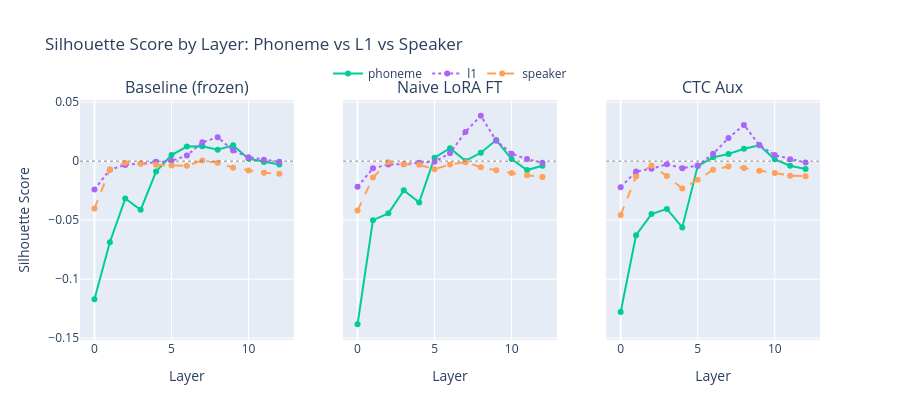

Notebook cell for this chart:
### Code cell
# ── 3b. Silhouette cross-label comparison (all three on same axes per model) ──
LABEL_COLORS = {"phoneme": "#00CC96", "l1": "#AB63FA", "speaker": "#FFA15A"}
LABEL_DASH   = {"phoneme": "solid",   "l1": "dot",     "speaker": "dash"}

fig = make_subplots(rows=1, cols=len(MODELS),
                    subplot_titles=[MODEL_STYLES.get(k, {}).get("label", k) for k in MODELS],
                    shared_yaxes=True)
for ci, key in enumerate(MODELS):
    for lt in LABEL_TYPES:
        sub = df[(df["model"] == key) & (df["label_type"] == lt)].sort_values("layer")
        fig.add_trace(go.Scatter(
            x=sub["layer"], y=sub["silhouette"],
            name=lt, legendgroup=lt, showlegend=(ci == 0),
            mode="lines+markers",
            line=dict(color=LABEL_COLORS[lt], dash=LABEL_DASH[lt], width=2),
        ), row=1, col=ci + 1)
fig.add_hline(y=0, line_dash="dot", line_color="gray", line_width=1)
fig.update_xaxes(title_text="Layer")
fig.update_yaxes(title_text="Silhouette Score", col=1)
fig.update_layout(
    title="Silhouette Score by Layer: Phoneme vs L1 vs Speaker",
    height=420,
    legend=dict(orientation="h", yanchor="bottom", y=1.05, xanchor="center", x=0.5),
)
fig.show()

### Figure 1 — Plotly figure (JSON) as saved in the notebook; plotly's stock layout.template omitted (floating-point values rounded to 4 significant figures)
{"data": [{"legendgroup": "phoneme", "line": {"color": "#00CC96", "dash": "solid", "width": 2}, "mode": "lines+markers", "name": "phoneme", "showlegend": true, "type": "scatter", "x": [0, 1, 2, 3, 4, 5, 6, 7, 8, 9, 10, 11, 12], "xaxis": "x", "y": [-0.117, -0.06866, -0.0317, -0.04126, -0.008838, 0.005162, 0.01229, 0.01262, 0.009674, 0.01338, 0.001925, -0.0007423, -0.002853], "yaxis": "y"}, {"legendgroup": "l1", "line": {"color": "#AB63FA", "dash": "dot", "width": 2}, "mode": "lines+markers", "name": "l1", "showlegend": true, "type": "scatter", "x": [0, 1, 2, 3, 4, 5, 6, 7, 8, 9, 10, 11, 12], "xaxis": "x", "y": [-0.02412, -0.00725, -0.003206, -0.002101, -0.0005322, 0.0002192, 0.004824, 0.01591, 0.02027, 0.008971, 0.003345, 0.001119, -0.0006156], "yaxis": "y"}, {"legendgroup": "speaker", "line": {"color": "#FFA15A", "dash": "dash", "width": 2}, "mode": "lines+markers", "name": "speaker", "showlegend": true, "type": "scatter", "x": [0, 1, 2, 3, 4, 5, 6, 7, 8, 9, 10, 11, 12], "xaxis": "x", "y": [-0.04016, -0.006913, -0.001464, -0.001985, -0.003072, -0.003768, -0.003976, 0.0006294, -0.001459, -0.005521, -0.008017, -0.009878, -0.0106], "yaxis": "y"}, {"legendgroup": "phoneme", "line": {"color": "#00CC96", "dash": "solid", "width": 2}, "mode": "lines+markers", "name": "phoneme", "showlegend": false, "type": "scatter", "x": [0, 1, 2, 3, 4, 5, 6, 7, 8, 9, 10, 11, 12], "xaxis": "x2", "y": [-0.1381, -0.05002, -0.04423, -0.02477, -0.03496, 0.002924, 0.01091, 0.0001904, 0.007077, 0.01782, 0.001737, -0.00757, -0.003943], "yaxis": "y2"}, {"legendgroup": "l1", "line": {"color": "#AB63FA", "dash": "dot", "width": 2}, "mode": "lines+markers", "name": "l1", "showlegend": false, "type": "scatter", "x": [0, 1, 2, 3, 4, 5, 6, 7, 8, 9, 10, 11, 12], "xaxis": "x2", "y": [-0.02166, -0.006125, -0.002797, -0.002603, -0.00138, -0.0004604, 0.00666, 0.02474, 0.03841, 0.01724, 0.006268, 0.001784, -0.001391], "yaxis": "y2"}, {"legendgroup": "speaker", "line": {"color": "#FFA15A", "dash": "dash", "width": 2}, "mode": "lines+markers", "name": "speaker", "showlegend": false, "type": "scatter", "x": [0, 1, 2, 3, 4, 5, 6, 7, 8, 9, 10, 11, 12], "xaxis": "x2", "y": [-0.04184, -0.01381, -0.000864, -0.002695, -0.003154, -0.006808, -0.002906, -0.000859, -0.005249, -0.007719, -0.01015, -0.01191, -0.0135], "yaxis": "y2"}, {"legendgroup": "phoneme", "line": {"color": "#00CC96", "dash": "solid", "width": 2}, "mode": "lines+markers", "name": "phoneme", "showlegend": false, "type": "scatter", "x": [0, 1, 2, 3, 4, 5, 6, 7, 8, 9, 10, 11, 12], "xaxis": "x3", "y": [-0.1278, -0.06272, -0.04487, -0.04047, -0.05611, -0.004177, 0.003207, 0.005988, 0.01043, 0.01338, 0.001501, -0.003909, -0.006601], "yaxis": "y3"}, {"legendgroup": "l1", "line": {"color": "#AB63FA", "dash": "dot", "width": 2}, "mode": "lines+markers", "name": "l1", "showlegend": false, "type": "scatter", "x": [0, 1, 2, 3, 4, 5, 6, 7, 8, 9, 10, 11, 12], "xaxis": "x3", "y": [-0.02207, -0.008818, -0.00645, -0.002718, -0.005941, -0.003676, 0.00623, 0.01956, 0.03066, 0.01368, 0.005087, 0.001641, -0.001217], "yaxis": "y3"}, {"legendgroup": "speaker", "line": {"color": "#FFA15A", "dash": "dash", "width": 2}, "mode": "lines+markers", "name": "speaker", "showlegend": false, "type": "scatter", "x": [0, 1, 2, 3, 4, 5, 6, 7, 8, 9, 10, 11, 12], "xaxis": "x3", "y": [-0.04568, -0.01299, -0.003622, -0.01266, -0.02317, -0.01579, -0.007327, -0.004548, -0.005877, -0.008229, -0.01007, -0.01229, -0.01272], "yaxis": "y3"}], "layout": {"annotations": [{"font": {"size": 16}, "showarrow": false, "text": "Baseline (frozen)", "x": 0.1444, "xanchor": "center", "xref": "paper", "y": 1, "yanchor": "bottom", "yref": "paper"}, {"font": {"size": 16}, "showarrow": false, "text": "Naive LoRA FT", "x": 0.5, "xanchor": "center", "xref": "paper", "y": 1, "yanchor": "bottom", "yref": "paper"}, {"font": {"size": 16}, "showarrow": false, "text": "CTC Aux", "x": 0.8556, "xanchor": "center", "xref": "paper", "y": 1, "yanchor": "bottom", "yref": "paper"}], "height": 420, "legend": {"orientation": "h", "x": 0.5, "xanchor": "center", "y": 1.05, "yanchor": "bottom"}, "shapes": [{"line": {"color": "gray", "dash": "dot", "width": 1}, "type": "line", "x0": 0, "x1": 1, "xref": "x domain", "y0": 0, "y1": 0, "yref": "y"}, {"line": {"color": "gray", "dash": "dot", "width": 1}, "type": "line", "x0": 0, "x1": 1, "xref": "x2 domain", "y0": 0, "y1": 0, "yref": "y2"}, {"line": {"color": "gray", "dash": "dot", "width": 1}, "type": "line", "x0": 0, "x1": 1, "xref": "x3 domain", "y0": 0, "y1": 0, "yref": "y3"}], "title": {"text": "Silhouette Score by Layer: Phoneme vs L1 vs Speaker"}, "xaxis": {"anchor": "y", "domain": [0, 0.2889], "title": {"text": "Layer"}}, "xaxis2": {"anchor": "y2", "domain": [0.3556, 0.6444], "title": {"text": "Layer"}}, "xaxis3": {"anchor": "y3", "domain": [0.7111, 1], "title": {"text": "Layer"}}, "yaxis": {"anchor": "x", "domain": [0, 1], "title": {"text": "Silhouette Score"}}, "yaxis2": {"anchor": "x2", "domain": [0, 1], "matches": "y", "showticklabels": false}, "yaxis3": {"anchor": "x3", "domain": [0, 1], "matches": "y", "showticklabels": false}}}
